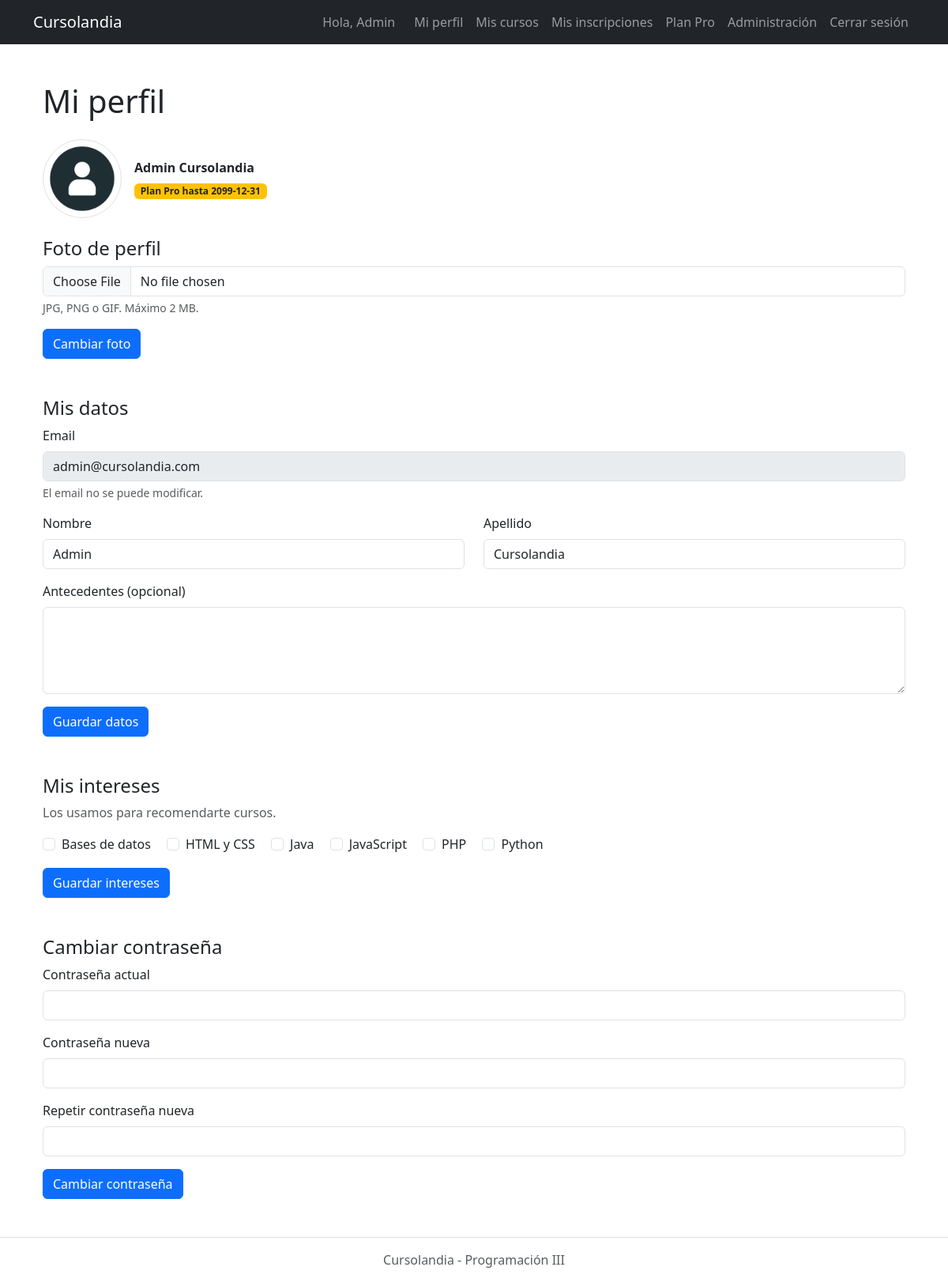
Page /Paginas/perfil.php (signed in) on the committed database.
### tables this page shows
CREATE TABLE usuarios (
    id INT AUTO_INCREMENT PRIMARY KEY,
    nombre VARCHAR(100) NOT NULL,
    apellido VARCHAR(100) NOT NULL,
    email VARCHAR(150) NOT NULL UNIQUE,
    password VARCHAR(255) NOT NULL,
    rol ENUM('usuario', 'admin') NOT NULL DEFAULT 'usuario',
    vencimiento_pro DATE NULL,
    antecedentes TEXT NULL,
    imagen_perfil VARCHAR(255) NOT NULL DEFAULT 'default.png',
    created_at TIMESTAMP NOT NULL DEFAULT CURRENT_TIMESTAMP
);

CREATE TABLE etiquetas (
    id INT AUTO_INCREMENT PRIMARY KEY,
    nombre VARCHAR(50) NOT NULL UNIQUE
);

### Manejadores/ManejadorUsuario.php (called while the page is built, shortened)
<?php
class ManejadorUsuario {
    private $conexion;
    public function __construct($conexion) {
        $this->conexion = $conexion;
    }
    public function buscarPorId($id) {
        $sql = "SELECT * FROM usuarios WHERE id = $id";
        return $this->armarUsuario(mysqli_query($this->conexion, $sql));
    }
    private function armarUsuario($resultado) {
        $fila = mysqli_fetch_assoc($resultado);
        return new Usuario($fila['id'], $fila['nombre'], $fila['apellido'], $fila['email'], $fila['password'], $fila['rol'], $fila['vencimiento_pro'],$fila['antecedentes'], $fila['imagen_perfil']);
    }
    public function interesesDeUsuario($usuario_id) {
        $sql = "SELECT etiqueta_id FROM usuario_intereses WHERE usuario_id = $usuario_id";
        $resultado = mysqli_query($this->conexion, $sql);
        $ids = array();
        return $ids;
    }
}
?>

### Clases/Usuario.php (called while the page is built, shortened)
<?php
class Usuario {
    private $vencimientoPro;
    public function __construct($id, $nombre, $apellido, $email, $password, $rol, $vencimientoPro, $antecedentes, $imagenPerfil) {
        $this->id = $id;
        $this->nombre = $nombre;
        $this->apellido = $apellido;
        $this->email = $email;
        $this->vencimientoPro = $vencimientoPro;
        $this->imagenPerfil = $imagenPerfil;
    }
    public function __get($nombre) {
        return $this->$nombre;
    }
    public function esPro() {
        return $this->vencimientoPro != null && $this->vencimientoPro >= date("Y-m-d");
    }
}
?>

### Manejadores/ManejadorCurso.php (called while the page is built, shortened)
<?php
class ManejadorCurso {
    private $conexion;
    public function __construct($conexion) {
        $this->conexion = $conexion;
    }
    public function listarEtiquetas() {
        $sql = "SELECT id, nombre FROM etiquetas ORDER BY nombre";
        $resultado = mysqli_query($this->conexion, $sql);
        $etiquetas = array();
        while ($fila = mysqli_fetch_assoc($resultado)) {
            $etiquetas[] = $fila;
        }
        return $etiquetas;
    }
}
?>

### Paginas/perfil.php (the view, shortened to what this page needs)
<?php
include "../Clases/Usuario.php";
include "../Manejadores/ManejadorUsuario.php";
include "../Manejadores/ManejadorCurso.php";
$usuario = null;
$nombre = "";
$apellido = "";
$antecedentes = "";
$todas_las_etiquetas = array();
$intereses_elegidos = array();
$error = "";
try {
    $manejadorUsuario = new ManejadorUsuario($conexion);
    $manejadorCurso = new ManejadorCurso($conexion);
    $usuario = $manejadorUsuario->buscarPorId($_SESSION['usuario_id']);
    $nombre = $usuario->nombre;
    $apellido = $usuario->apellido;
    $antecedentes = $usuario->antecedentes;
    $todas_las_etiquetas = $manejadorCurso->listarEtiquetas();
    $intereses_elegidos = $manejadorUsuario->interesesDeUsuario($usuario->id);
} catch (Exception $e) {
    $error = $e->getMessage();
}
?>
<?php include "includes/header.php"; ?>
<div class="container my-4">
    <?php if ($error != "") { ?>
        <div class="alert alert-danger"><?php echo $error; ?></div>
    <?php } else { ?>
        <h1 class="mb-4">Mi perfil</h1>
        <div class="d-flex align-items-center mb-4">
            <img src="../Archivos/Perfiles/<?php echo $usuario->imagenPerfil; ?>" alt="Foto de perfil"
                 class="rounded-circle border me-3" style="width: 100px; height: 100px; object-fit: cover;">
            <div>
                <p class="mb-1 fw-bold"><?php echo $usuario->nombre . " " . $usuario->apellido; ?></p>
                <?php if ($usuario->esPro()) { ?>
                    <span class="badge bg-warning text-dark">Plan Pro hasta <?php echo $usuario->vencimientoPro; ?></span>
                <?php } else { ?>
                    <span class="badge bg-secondary">Plan gratuito</span>
                <?php } ?>
            </div>
        </div>
        <h2 class="h4">Foto de perfil</h2>
        <form method="post" action="perfil.php" enctype="multipart/form-data" class="mb-5">
            <div class="mb-3">
                <input type="file" name="imagen" class="form-control" accept=".jpg,.jpeg,.png,.gif">
                <div class="form-text">JPG, PNG o GIF. Máximo 2 MB.</div>
            </div>
            <button type="submit" name="guardar_foto" class="btn btn-primary">Cambiar foto</button>
        </form>
        <h2 class="h4 mt-4">Mis datos</h2>
        <form method="post" action="perfil.php" class="mb-5">
            <div class="mb-3">
                <label class="form-label">Email</label>
                <input type="text" class="form-control" value="<?php echo $usuario->email; ?>" disabled>
                <div class="form-text">El email no se puede modificar.</div>
            </div>
            <div class="row">
                <div class="col-md-6 mb-3">
                    <label class="form-label">Nombre</label>
                    <input type="text" name="nombre" class="form-control" value="<?php echo $nombre; ?>">
                </div>
                <div class="col-md-6 mb-3">
                    <label class="form-label">Apellido</label>
                    <input type="text" name="apellido" class="form-control" value="<?php echo $apellido; ?>">
                </div>
            </div>
            <div class="mb-3">
                <label class="form-label">Antecedentes (opcional)</label>
                <textarea name="antecedentes" class="form-control" rows="4"><?php echo $antecedentes; ?></textarea>
            </div>
            <button type="submit" name="guardar_datos" class="btn btn-primary">Guardar datos</button>
        </form>
        <h2 class="h4">Mis intereses</h2>
        <p class="text-muted">Los usamos para recomendarte cursos.</p>
        <form method="post" action="perfil.php" class="mb-5">
            <div class="mb-3">
                <?php foreach ($todas_las_etiquetas as $etiqueta) { ?>
                    <div class="form-check form-check-inline">
                        <input class="form-check-input" type="checkbox" name="intereses[]"
                               id="interes<?php echo $etiqueta['id']; ?>"
                               value="<?php echo $etiqueta['id']; ?>"
                               <?php if (in_array($etiqueta['id'], $intereses_elegidos)) { echo "checked"; } ?>>
                        <label class="form-check-label" for="interes<?php echo $etiqueta['id']; ?>">
                            <?php echo $etiqueta['nombre']; ?>
                        </label>
                    </div>
                <?php } ?>
            </div>
            <button type="submit" name="guardar_intereses" class="btn btn-primary">Guardar intereses</button>
        </form>
        <h2 class="h4">Cambiar contraseña</h2>
        <form method="post" action="perfil.php">
            <div class="mb-3">
                <label class="form-label">Contraseña actual</label>
                <input type="password" name="clave_actual" class="form-control">
            </div>
            <div class="mb-3">
                <label class="form-label">Contraseña nueva</label>
                <input type="password" name="clave_nueva" class="form-control">
            </div>
            <div class="mb-3">
                <label class="form-label">Repetir contraseña nueva</label>
                <input type="password" name="clave_repetida" class="form-control">
            </div>
            <button type="submit" name="cambiar_clave" class="btn btn-primary">Cambiar contraseña</button>
        </form>
    <?php } ?>
</div>
<?php include "includes/footer.php"; ?>

### Paginas/includes/header.php (shortened to what this page needs)
<!DOCTYPE html>
<html lang="es">
<head>
    <link href="https://cdn.jsdelivr.net/npm/bootstrap@5.3.3/dist/css/bootstrap.min.css" rel="stylesheet">
    <link href="css/estilos.css" rel="stylesheet">
</head>
<body>
<nav class="navbar navbar-expand-md navbar-dark bg-dark">
    <div class="container">
        <a class="navbar-brand" href="index.php">Cursolandia</a>
        <div class="collapse navbar-collapse" id="menu">
            <ul class="navbar-nav ms-auto align-items-md-center">
                <?php if (isset($_SESSION['usuario_id'])) { ?>
                    <li class="nav-item"><span class="navbar-text me-3">Hola, <?php echo $_SESSION['usuario_nombre']; ?></span></li>
                    <li class="nav-item"><a class="nav-link" href="perfil.php">Mi perfil</a></li>
                    <li class="nav-item"><a class="nav-link" href="mis_cursos.php">Mis cursos</a></li>
                    <li class="nav-item"><a class="nav-link" href="mis_inscripciones.php">Mis inscripciones</a></li>
                    <li class="nav-item"><a class="nav-link" href="solicitar_pro.php">Plan Pro</a></li>
                    <?php if (isset($_SESSION['usuario_rol']) && $_SESSION['usuario_rol'] == "admin") { ?>
                        <li class="nav-item"><a class="nav-link" href="admin_pagos.php">Administración</a></li>
                    <?php } ?>
                    <li class="nav-item"><a class="nav-link" href="logout.php">Cerrar sesión</a></li>
                <?php } else { ?>
                    <li class="nav-item"><a class="nav-link" href="login.php">Ingresar</a></li>
                    <li class="nav-item"><a class="nav-link" href="registro.php">Registrarse</a></li>
                <?php } ?>
            </ul>
        </div>
    </div>
</nav>
<main class="container py-4">

### Paginas/includes/footer.php (shortened to what this page needs)
</main>
<footer class="text-center text-muted py-3 border-top">
    Cursolandia - Programación III
</footer>
</body>
</html>

### rows in the picture
usuarios: imagen_perfil (placeholder picture), nombre "Admin", apellido "Cursolandia", vencimiento_pro "2099-12-31", email "admin@cursolandia.com"
etiquetas: nombre "Bases de datos"
etiquetas: nombre "HTML y CSS"
etiquetas: nombre "Java"
etiquetas: nombre "JavaScript"
etiquetas: nombre "PHP"
etiquetas: nombre "Python"

### other values in the picture
$_SESSION['usuario_nombre'] "Admin"
